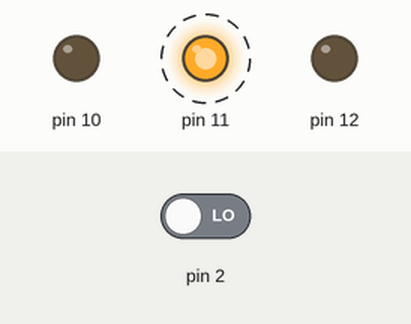
The sketch below on a simulated Arduino Uno, built with avr-gcc and run on an emulated ATmega328P. On the bench: output pins drawn as LEDs (lit = HIGH). Dashed ring = blinking. The inputs (shaded band) are chosen by the test bench; at power-on: pin 2 LOW. What the sketch prints to the serial monitor is not drawn.

Above: at 1.3 s.
1.7 s: pin 2 driven HIGH
At 3.4 s:
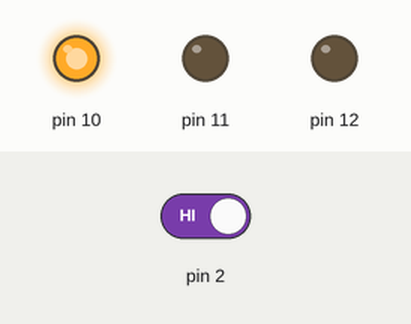
At 5.7 s:
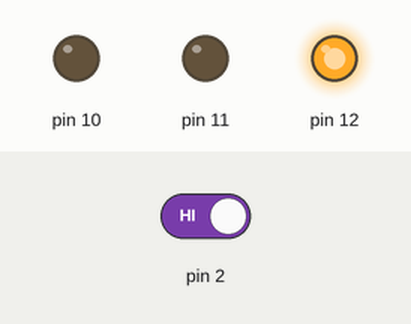
Timing chart, 0 to 12.5 s (numbered marks = the images above; inputs shaded):
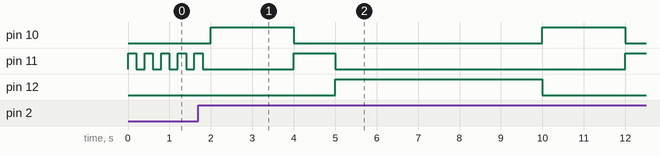

Measured:
- after the input at 1.7 s, pin 10: alternates HIGH for 2.0 s and LOW for 6.0 s, starting after 0.30 s; pin 12: LOW → HIGH after 3.3 s, → LOW 5.0 s later

The sketch:

arduino_code_Ap2_avc_texte.ino
```cpp
void setup() {
  pinMode(2,INPUT);
  pinMode(10,OUTPUT);
  pinMode(11,OUTPUT);
  pinMode(12,OUTPUT);
  Serial.begin(9600);
}

void loop() {
  if (digitalRead(2)==1)   {
    digitalWrite(10,HIGH);
    delay(2000);
    digitalWrite(10,0);
    digitalWrite(11,1);
    delay(1000);
    digitalWrite(11,0);
    digitalWrite(12,1);
    Serial.print( "passage autorisé");
    delay(5000);
    digitalWrite(12,0);
    }

    else {
   digitalWrite(11,1);
   delay(200);
   digitalWrite(11,0);
   delay(200);
   Serial.print( "passageinterdit");
  }
}
```
